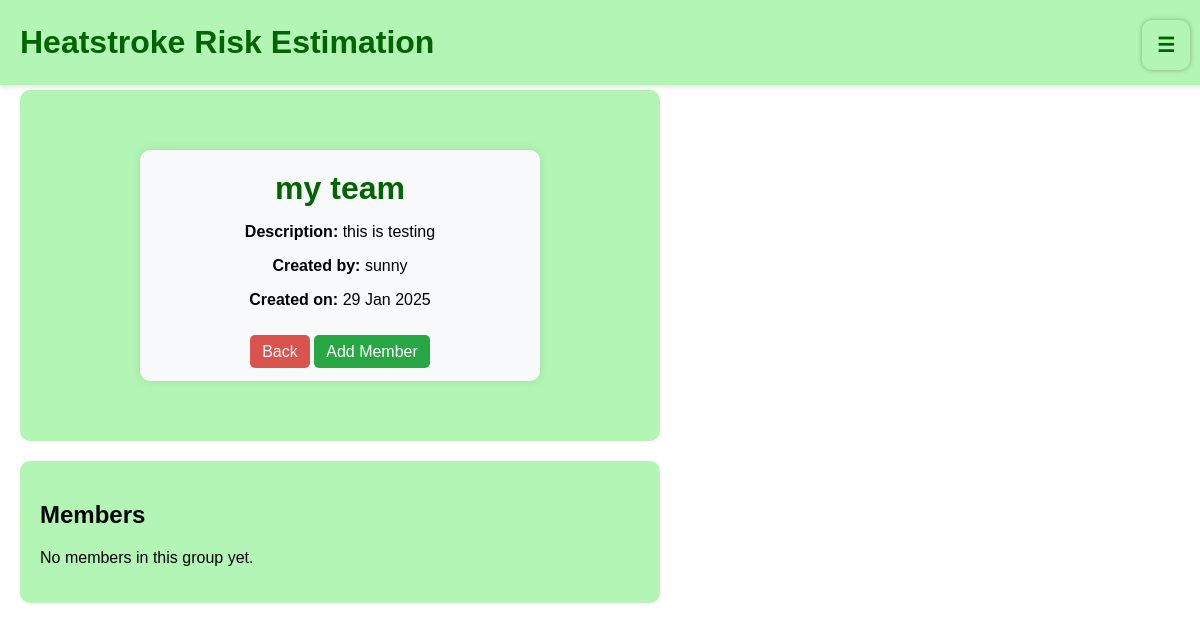
/group/2/ (signed in), run on the app's committed database.
### level/models.py (models this page shows, shortened)
class GroupModel(models.Model):
    name = models.CharField(max_length=100, unique=True)  # ชื่อ Group (ห้ามซ้ำ)
    description = models.TextField(blank=True, null=True)  # คำอธิบาย Group
    created_by = models.ForeignKey(
        settings.AUTH_USER_MODEL,
        on_delete=models.CASCADE,
        related_name="created_groups"
    )  # ผู้สร้างกลุ่ม
    members = models.ManyToManyField(
        settings.AUTH_USER_MODEL,
        related_name="user_groups",  #  เปลี่ยน related_name ให้ไม่ชนกัน
        blank=True
    )
    created_at = models.DateTimeField(auto_now_add=True)  # วันที่สร้างอัตโนมัติ

class CustomUser(AbstractUser):
    ROLE_CHOICES = [
        ("site_admin", "Site Admin"),     # ผู้ดูแลเว็บไซต์
        ("group_admin", "Group Admin"),  # ผู้ดูแลกลุ่ม
        ("member", "Member"),            # สมาชิกกลุ่ม
    ]
    role = models.CharField(max_length=15, choices=ROLE_CHOICES, default="member")
    groups = models.ManyToManyField(
        "GroupModel",
        related_name="group_members",  # ✅ เปลี่ยน related_name เพื่อไม่ให้ชนกับ GroupModel
        blank=True
    )

### level/views.py (the view)
# urls.py: path("group/<int:group_id>/", view_group, name="view_group"),
@login_required
def view_group(request, group_id):
    group = get_object_or_404(GroupModel, id=group_id)  # ✅ ดึงข้อมูลกลุ่ม
    members = group.members.all()  # ✅ เปลี่ยนจาก user_groups เป็น members
    return render(request, "view_group.html", {"group": group, "members": members})

### templates/view_group.html (shortened to what this page needs)
{% extends "base.html" %}
{% load static %}
{% block style %}
    <link rel="stylesheet" href="{% static 'css/style.css' %}">
{% endblock %}
{% block content %}
        <div class="group-details">
            <h1>{{ group.name }}</h1>
            <p><strong>Description:</strong> {{ group.description }}</p>
            <p><strong>Created by:</strong> {{ group.created_by.username }}</p>
            <p><strong>Created on:</strong> {{ group.created_at|date:"d M Y" }}</p>
            <br>
            <a href="{% url 'group_admin_dashboard' %}" class="btn-back-home">Back</a>
            <a href="{% url 'add_member' group.id %}" class="btn-join-group">Add Member</a>
        </div>
{% endblock %}
{% block content2 %}
    <div class="member-container">
        <h2>Members</h2>
        <ul class="member-list">
            {% for member in members %}
                <li>{{ member.username }} (ID: {{ member.id }})</li>
            {% empty %}
                <p>No members in this group yet.</p>
            {% endfor %}
        </ul>
    </div>
{% endblock %}

### static/css/style.css (style rules this page uses)
body { font-family: Arial, sans-serif; margin: 0; padding: 0; background-color: #ffffff; }
h1 { color: #006400; margin: 0; }
.btn-join-group { padding: 8px 12px; background-color: #28a745; color: white; text-decoration: none; border-radius: 5px; transition: background-color 0.3s ease; }
.group-details { width: 60%; margin: 40px auto; padding: 20px; background-color: #f8f9fa; border-radius: 10px; box-shadow: 0px 0px 10px rgba(0, 0, 0, 0.1); text-align: center; }
.member-list { list-style-type: none; padding: 0; margin-top: 20px; }
.btn-back-home { padding: 8px 12px; background-color: #d9534f; color: white; text-decoration: none; border-radius: 5px; transition: background-color 0.3s ease; }

### data on the page
GroupModel: name "my team", description "this is testing", created_by.username "sunny", created_at "29 Jan 2025"
